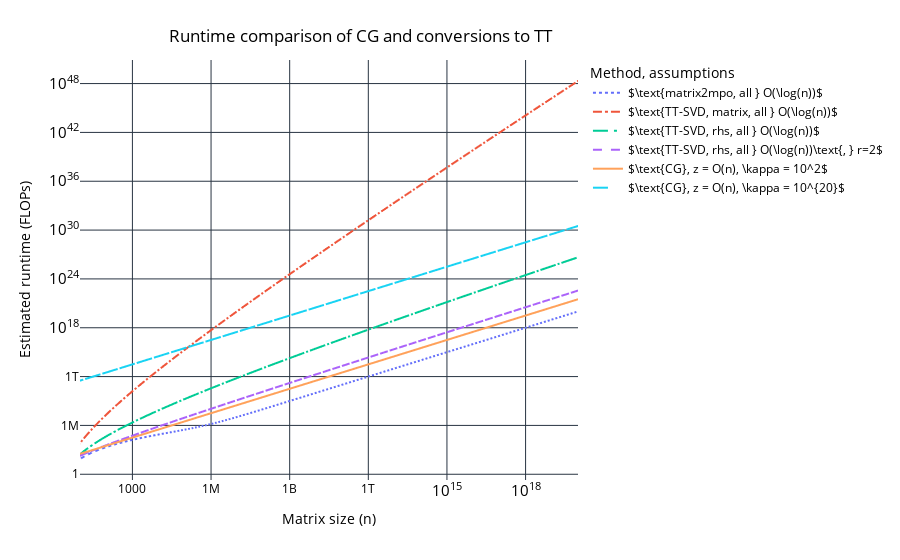

Here is the notebook cell this chart was saved with:
### Code cell
fig = px.line(melted_df, x="x", y="value", color="variable", line_dash='variable', 
              line_dash_map=line_styles,
              log_y=True, log_x=True,
                  labels={
                      "x": "Matrix size (n)",
                      "value": "Estimated runtime (FLOPs)",
                      "variable": "Method, assumptions",
                  })
fig.update_layout(
        title={
            'text': "Runtime comparison of CG and conversions to TT",
            'x': 0.4,
            'xanchor': 'center',
            'yanchor': 'top'
        },
        plot_bgcolor='white',  # Plot area background color
        paper_bgcolor='white',  # Entire figure background color
        font=dict(color='black'),  # Font color
    )
fig.show()
pio.write_image(fig, "plots/conversion2tt_vs_cg_runtime_estimates.pdf", scale=1, width=800, height=500)

### Figure 1 — Plotly figure (JSON) as saved in the notebook; plotly's stock layout.template omitted (floating-point values rounded to 4 significant figures; data arrays with more than 128 entries replaced by an {"elided": "..."} marker saying what was removed)
{"data": [{"hovertemplate": "Method, assumptions=$\\text{matrix2mpo, all } O(\\log(n))$<br>Matrix size (n)=%{x}<br>Estimated runtime (FLOPs)=%{y}<extra></extra>", "legendgroup": "$\\text{matrix2mpo, all } O(\\log(n))$", "line": {"color": "#636efa", "dash": "dot"}, "marker": {"symbol": "circle"}, "mode": "lines", "name": "$\\text{matrix2mpo, all } O(\\log(n))$", "showlegend": true, "x": {"elided": "1000 float values"}, "xaxis": "x", "y": {"elided": "1000 float values"}, "yaxis": "y", "type": "scattergl"}, {"hovertemplate": "Method, assumptions=$\\text{TT-SVD, matrix, all } O(\\log(n))$<br>Matrix size (n)=%{x}<br>Estimated runtime (FLOPs)=%{y}<extra></extra>", "legendgroup": "$\\text{TT-SVD, matrix, all } O(\\log(n))$", "line": {"color": "#EF553B", "dash": "dashdot"}, "marker": {"symbol": "circle"}, "mode": "lines", "name": "$\\text{TT-SVD, matrix, all } O(\\log(n))$", "showlegend": true, "x": {"elided": "1000 float values"}, "xaxis": "x", "y": {"elided": "1000 float values"}, "yaxis": "y", "type": "scattergl"}, {"hovertemplate": "Method, assumptions=$\\text{TT-SVD, rhs, all } O(\\log(n))$<br>Matrix size (n)=%{x}<br>Estimated runtime (FLOPs)=%{y}<extra></extra>", "legendgroup": "$\\text{TT-SVD, rhs, all } O(\\log(n))$", "line": {"color": "#00cc96", "dash": "longdashdot"}, "marker": {"symbol": "circle"}, "mode": "lines", "name": "$\\text{TT-SVD, rhs, all } O(\\log(n))$", "showlegend": true, "x": {"elided": "1000 float values"}, "xaxis": "x", "y": {"elided": "1000 float values"}, "yaxis": "y", "type": "scattergl"}, {"hovertemplate": "Method, assumptions=$\\text{TT-SVD, rhs, all } O(\\log(n))\\text{, } r=2$<br>Matrix size (n)=%{x}<br>Estimated runtime (FLOPs)=%{y}<extra></extra>", "legendgroup": "$\\text{TT-SVD, rhs, all } O(\\log(n))\\text{, } r=2$", "line": {"color": "#ab63fa", "dash": "dash"}, "marker": {"symbol": "circle"}, "mode": "lines", "name": "$\\text{TT-SVD, rhs, all } O(\\log(n))\\text{, } r=2$", "showlegend": true, "x": {"elided": "1000 float values"}, "xaxis": "x", "y": {"elided": "1000 float values"}, "yaxis": "y", "type": "scattergl"}, {"hovertemplate": "Method, assumptions=$\\text{CG}, z = O(n), \\kappa = 10^2$<br>Matrix size (n)=%{x}<br>Estimated runtime (FLOPs)=%{y}<extra></extra>", "legendgroup": "$\\text{CG}, z = O(n), \\kappa = 10^2$", "line": {"color": "#FFA15A", "dash": "solid"}, "marker": {"symbol": "circle"}, "mode": "lines", "name": "$\\text{CG}, z = O(n), \\kappa = 10^2$", "showlegend": true, "x": {"elided": "1000 float values"}, "xaxis": "x", "y": {"elided": "1000 float values"}, "yaxis": "y", "type": "scattergl"}, {"hovertemplate": "Method, assumptions=$\\text{CG}, z = O(n), \\kappa = 10^{20}$<br>Matrix size (n)=%{x}<br>Estimated runtime (FLOPs)=%{y}<extra></extra>", "legendgroup": "$\\text{CG}, z = O(n), \\kappa = 10^{20}$", "line": {"color": "#19d3f3", "dash": "longdash"}, "marker": {"symbol": "circle"}, "mode": "lines", "name": "$\\text{CG}, z = O(n), \\kappa = 10^{20}$", "showlegend": true, "x": {"elided": "1000 float values"}, "xaxis": "x", "y": {"elided": "1000 float values"}, "yaxis": "y", "type": "scattergl"}], "layout": {"xaxis": {"anchor": "y", "domain": [0.0, 1.0], "title": {"text": "Matrix size (n)"}, "type": "log"}, "yaxis": {"anchor": "x", "domain": [0.0, 1.0], "title": {"text": "Estimated runtime (FLOPs)"}, "type": "log"}, "legend": {"title": {"text": "Method, assumptions"}, "tracegroupgap": 0}, "margin": {"t": 60}, "title": {"text": "Runtime comparison of CG and conversions to TT", "x": 0.4, "xanchor": "center", "yanchor": "top"}, "font": {"color": "black"}, "plot_bgcolor": "white", "paper_bgcolor": "white"}}
